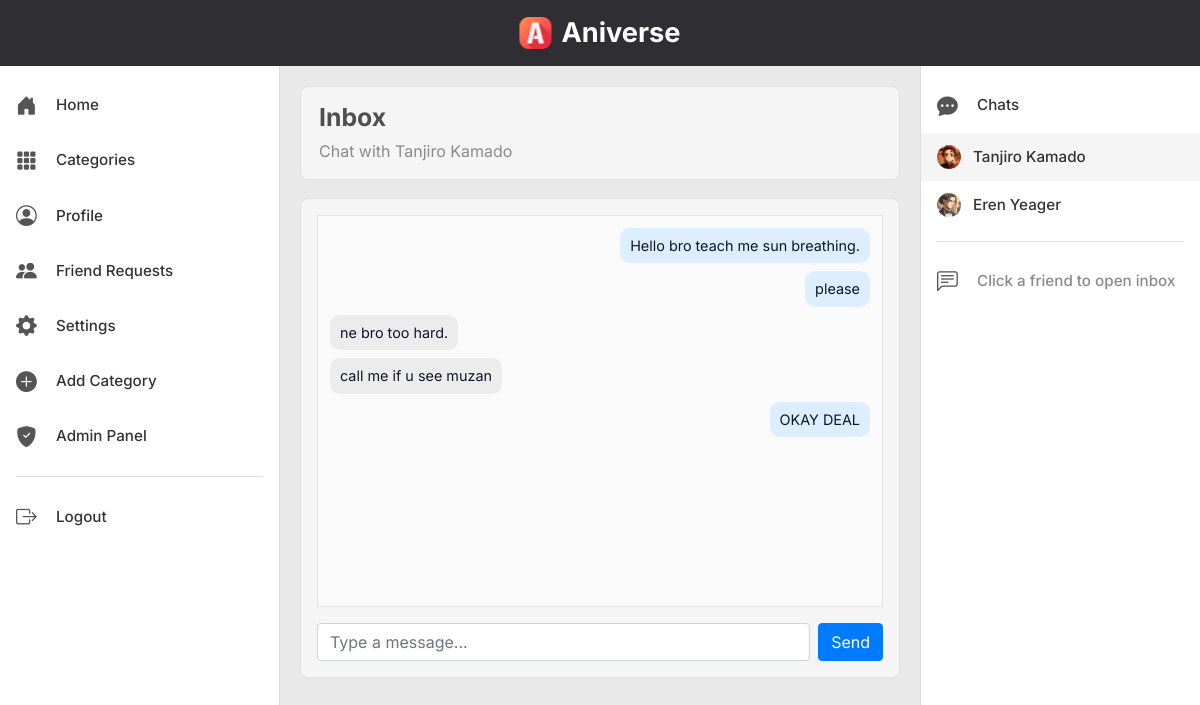
Page /members/chat/15/ (signed in) on the committed database.
### Ani_blog/models.py (models this page shows, shortened)
class DirectMessage(models.Model):
    sender = models.ForeignKey(User, related_name='sent_direct_messages', on_delete=models.CASCADE)
    receiver = models.ForeignKey(User, related_name='received_direct_messages', on_delete=models.CASCADE)
    body = models.TextField(max_length=1000)
    created_on = models.DateTimeField(auto_now_add=True)
    class Meta:
        ordering = ['created_on']

class Profile(models.Model):
    user = models.OneToOneField(User, null=True, on_delete=models.CASCADE)
    bio = models.TextField()
    profile_pic = models.ImageField(null=True, blank=True, upload_to="images/")
    fb_url = models.CharField(max_length=255, null=True, blank=True)

### members/views.py (the view)
# urls.py: path('chat/<int:user_id>/', chat_conversation_view, name='chat_conversation'),
@login_required
def chat_conversation_view(request, user_id):
    friend = get_object_or_404(User, id=user_id)
    are_friends = FriendRequest.objects.filter(
        Q(sender=request.user, receiver=friend, status='accepted') |
        Q(sender=friend, receiver=request.user, status='accepted')
    ).exists()
    if not are_friends:
        messages.warning(request, 'You can only chat with friends.')
        return redirect('friend_requests')
    chat_messages = DirectMessage.objects.filter(
        Q(sender=request.user, receiver=friend) |
        Q(sender=friend, receiver=request.user)
    ).select_related('sender').order_by('created_on')
    return render(
        request,
        'registration/chat_conversation.html',
        {
            'chat_friend': friend,
            'chat_messages': chat_messages,
        }
    )

### members/templates/registration/chat_conversation.html (shortened to what this page needs)
{% extends 'base.html' %}
{% block content %}
<section class="page-shell">
    <header class="page-header">
        <h1 class="page-title">Inbox</h1>
        <p class="page-subtitle">Chat with {{ chat_friend.get_full_name|default:chat_friend.username }}</p>
    </header>
    <div class="panel-card conversation-page-card">
        <div class="conversation-thread">
            {% for chat_message in chat_messages %}
                <div class="chat-bubble {% if chat_message.sender_id == user.id %}chat-bubble-me{% else %}chat-bubble-them{% endif %}">
                    {{ chat_message.body }}
                </div>
            {% empty %}
                <p class="muted-note">No messages yet. Say hi!</p>
            {% endfor %}
        </div>
        <form method="post" action="{% url 'send_direct_message' chat_friend.id %}" class="chat-send-form mt-3">
            <input type="text" name="message" class="form-control" placeholder="Type a message..." maxlength="1000" required>
            <button type="submit" class="btn btn-primary">Send</button>
        </form>
    </div>
</section>
{% endblock %}

### Ani_blog/templates/base.html (shortened to what this page needs)
<!DOCTYPE html>
<html lang="en">
<head>
  {% load static %}
  <link rel="stylesheet" href="https://cdn.jsdelivr.net/npm/bootstrap@4.4.1/dist/css/bootstrap.min.css">
  <link rel="stylesheet" href="https://cdn.jsdelivr.net/npm/bootstrap-icons@1.11.3/font/bootstrap-icons.min.css">
  <link rel="stylesheet" href="{% static 'css/modern-home.css' %}">
  <link rel="stylesheet" href="{% static 'css/social-home.css' %}">
</head>
<body>
  {% block top_nav %}
  <header class="social-header">
    <div class="social-topbar">
      <div class="social-brand-wrap">
        <img src="/media/images/icon.png" alt="Aniverse" class="social-logo-icon">
        <span class="social-brand-text" style="font-size: 2rem; line-height: 1;">Aniverse</span>
      </div>
    </div>
  </header>
  {% endblock %}
  <div class="app-layout">
    {% block sidebar %}
    <aside class="app-sidebar">
      <nav class="sidebar-nav">
        <a href="{% url 'Home' %}" class="sidebar-link">
          <i class="bi bi-house-door-fill"></i>
          <span>Home</span>
        </a>
        <a href="{% url 'category-list' %}" class="sidebar-link">
          <i class="bi bi-grid-3x3-gap-fill"></i>
          <span>Categories</span>
        </a>
        {% if user.is_authenticated %}
        <a href="{% url 'my_profile' %}" class="sidebar-link">
          <i class="bi bi-person-circle"></i>
          <span>Profile</span>
        </a>
        <a href="{% url 'friend_requests' %}" class="sidebar-link">
          <i class="bi bi-people-fill"></i>
          <span>Friend Requests</span>
        </a>
        {% endif %}
        <a href="{% url 'edit_profile' %}" class="sidebar-link">
          <i class="bi bi-gear-fill"></i>
          <span>Settings</span>
        </a>
        {% if user.is_superuser %}
        <a href="{% url 'add_category' %}" class="sidebar-link">
          <i class="bi bi-plus-circle-fill"></i>
          <span>Add Category</span>
        </a>
        <a href="/admin/" class="sidebar-link">
          <i class="bi bi-shield-fill-check"></i>
          <span>Admin Panel</span>
        </a>
        {% endif %}
        <div class="sidebar-divider"></div>
        {% if user.is_authenticated %}
          <form method="post" action="{% url 'logout' %}" class="sidebar-logout-form">
            <button type="submit" class="sidebar-link sidebar-logout-btn">
              <i class="bi bi-box-arrow-right"></i>
              <span>Logout</span>
            </button>
          </form>
        {% endif %}
      </nav>
    </aside>
    {% endblock %}
    <main class="app-main-content">
      {% block content %}
      {% endblock %}
    </main>
    {% block right_sidebar %}
    {% if user.is_authenticated %}
    <aside class="app-right-sidebar">
      <nav class="sidebar-nav chat-sidebar-card">
        <div class="sidebar-link chat-sidebar-title">
          <i class="bi bi-chat-dots-fill"></i>
          <span>Chats</span>
        </div>
        <div class="chat-friends-list">
          {% for friend in chat_friends %}
            <a href="{% url 'chat_conversation' friend.id %}" class="sidebar-link chat-friend-link {% if active_chat_user and active_chat_user.id == friend.id %}active{% endif %}">
              {% if friend.profile.profile_pic %}
              <img src="{{ friend.profile.profile_pic.url }}" alt="{{ friend.get_full_name|default:friend.username }}" class="sidebar-avatar">
              {% else %}
              <i class="bi bi-person-circle"></i>
              {% endif %}
              <span>{{ friend.first_name }} {{ friend.last_name }}</span>
            </a>
          {% empty %}
            <div class="sidebar-link chat-placeholder-row">
              <i class="bi bi-person-plus"></i>
              <span>Add friends to start chatting</span>
            </div>
          {% endfor %}
        </div>
        <div class="sidebar-divider"></div>
        <div class="sidebar-link chat-placeholder-row">
          <i class="bi bi-chat-left-text"></i>
          <span>Click a friend to open inbox</span>
        </div>
      </nav>
    </aside>
    {% endif %}
    {% endblock %}
  </div>
</body>
</html>

### static/css/modern-home.css (style rules this page uses)
:root { --app-bg: #f4f6fb; --app-surface: #ffffff; --app-text: #0f172a; --app-muted: #667085; --app-primary: #3b82f6; --app-border: #e2e8f0; }
body { background: radial-gradient(circle at top right, #eef4ff, #f8fafc 45%, #f8fafc); color: var(--app-text); font-family: 'Inter', sans-serif; }
.page-shell { max-width: 900px; margin: 0 auto; }
.page-header { background: #f5f5f5; border: 1px solid #e1e1e1; border-radius: 8px; padding: 16px 18px; margin-bottom: 18px; }
.page-title { font-size: 1.55rem; font-weight: 700; color: #4f4f4f; margin: 0; }
.page-subtitle { color: #8a8a8a; margin-top: 6px; margin-bottom: 0; }
.panel-card { background: #f5f5f5; border: 1px solid #e1e1e1; border-radius: 8px; padding: 16px; margin-bottom: 16px; }

### static/css/social-home.css (style rules this page uses)
body { background: #e9e9e9; margin: 0; padding: 0; }
.social-header { position: fixed; top: 0; left: 0; right: 0; z-index: 1000; }
.social-topbar { background: #2f2f33; min-height: 66px; display: flex; align-items: center; justify-content: space-between; gap: 20px; padding: 10px 20px; position: relative; }
.social-brand-wrap { color: #fff; display: flex; align-items: center; gap: 10px; position: absolute; left: 50%; transform: translateX(-50%); z-index: 10; }
.social-logo-icon { height: 32px; width: auto; display: inline-block; }
.social-brand-text { font-weight: 700; font-size: 1.7rem !important; line-height: 1; }
.app-layout { display: flex; margin-top: 66px; min-height: calc(100vh - 66px); }
.app-sidebar { position: fixed; left: 0; top: 66px; width: 280px; height: calc(100vh - 66px); background: #fff; border-right: 1px solid #ddd; overflow-y: auto; padding: 12px 0; z-index: 900; pointer-events: auto; }
.sidebar-nav { display: flex; flex-direction: column; }
.sidebar-link { display: flex; align-items: center; gap: 12px; padding: 12px 16px; color: #333; text-decoration: none; font-weight: 500; font-size: 0.95rem; transition: background 0.2s; }
.sidebar-link i { font-size: 1.3rem; width: 28px; color: #555; }
.sidebar-avatar { width: 24px; height: 24px; border-radius: 50%; object-fit: cover; flex-shrink: 0; display: block; }
.sidebar-divider { height: 1px; background: #e0e0e0; margin: 12px 16px; }
.sidebar-logout-form { margin: 0; }
.sidebar-logout-btn { width: 100%; border: none; background: transparent; cursor: pointer; text-align: left; }
.app-main-content { margin-left: 280px; margin-right: 280px; flex: 1; padding: 20px; max-width: calc(100% - 560px); }
.app-right-sidebar { position: fixed; top: 66px; left: auto; right: 0; width: 280px; height: calc(100vh - 66px); background: #fff; padding: 12px 0; overflow-y: auto; border-left: 1px solid #ddd; border-right: none; z-index: 900; pointer-events: auto; }
.chat-sidebar-card { width: 100%; }
.chat-sidebar-title { margin: 0; cursor: default; }
.chat-friends-list { display: flex; flex-direction: column; margin: 0; }
.chat-friend-link { border: 0; position: relative; z-index: 1; }
.chat-friend-link:hover, .chat-friend-link.active { background: #f5f5f5; color: #333; text-decoration: none; }
.chat-placeholder-row { cursor: default; color: #8a8a8a; }
.conversation-page-card { display: flex; flex-direction: column; min-height: 60vh; }
.conversation-thread { flex: 1; overflow-y: auto; border: 1px solid #e3e3e3; background: #fafafa; padding: 12px; display: flex; flex-direction: column; gap: 8px; }
.chat-bubble { max-width: 86%; padding: 8px 10px; border-radius: 10px; font-size: 0.9rem; line-height: 1.35; }
.chat-bubble-me { align-self: flex-end; background: #dceeff; }
.chat-bubble-them { align-self: flex-start; background: #ececec; }
.chat-send-form { display: flex; gap: 8px; }

### rows in the picture
DirectMessage: body "Hello bro teach me sun breathing."
DirectMessage: body "please"
DirectMessage: body "ne bro too hard."
DirectMessage: body "call me if u see muzan"
DirectMessage: body "OKAY DEAL"

### other values in the picture
{{ chat_friend.get_full_name|default:chat_friend.username }} "Tanjiro Kamado"
{{ friend.first_name }} "Tanjiro"
{{ friend.last_name }} "Kamado"
{{ friend.first_name }} "Eren"
{{ friend.last_name }} "Yeager"
